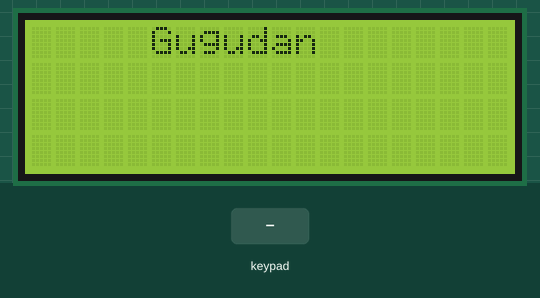
Recording of a sketch running on a simulated Arduino Mega 2560, built with avr-gcc and run on an emulated ATmega2560. Parts: 20×4 character LCD. The inputs (shaded band) are chosen by the test bench. What the sketch prints to the serial monitor is not drawn.

Above: at 1.3 s.
1.4 s: key '0' pressed
At 2.2 s:
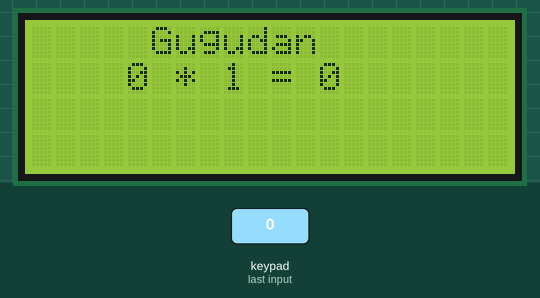
At 5.3 s:
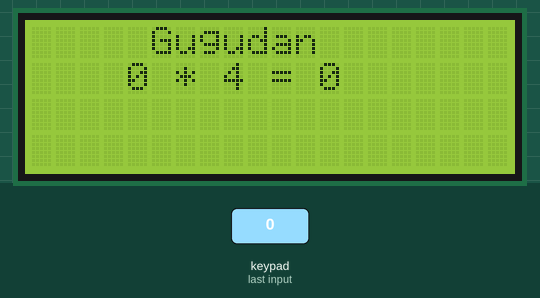
Timing chart, 0 to 6.8 s (numbered marks = the images above; inputs shaded):
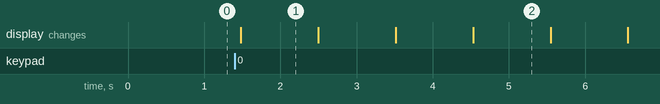

The sketch:

LED_Test12.ino
```cpp
// 아두이노 LCD 숫자 출력하기
//YWROBOT
//Compatible with the Arduino IDE 1.0
//Library version:1.1
#include <Wire.h>
#include <LiquidCrystal_I2C.h>
#include <Keypad.h>
const byte ROWS = 4;
const byte COLS = 4;
char hexaKeys[ROWS][COLS] = {
  {'0','1','2','3'},
  {'4','5','6','7'},
  {'8','9','a','b'},
  {'c','d','e','f'}
};

byte rowPins[ROWS] = {30, 32, 34, 36};
byte colPins[COLS] = {28, 26, 24, 22};
char customKey;
Keypad customKeypad = Keypad(makeKeymap(hexaKeys),
rowPins, colPins, ROWS, COLS);

LiquidCrystal_I2C lcd(0x27,20,4);  // set the LCD address to 0x27 for a 16 chars and 2 line display

void setup()
{
  Serial.begin(9600);
  lcd.init();                      // initialize the lcd
  lcd.init();
  // Print a message to the LCD.
  lcd.backlight();


  //lcd.setCursor(3,0);
  //lcd.print("Hello, world!");
  //lcd.setCursor(2,1);
  //lcd.print("Ywrobot Arduino!");
   //lcd.setCursor(0,2);
  //lcd.print("Arduino LCM IIC 2004");
   //lcd.setCursor(2,3);
  //lcd.print("Power By Ec-yuan!");
  lcd.setCursor(5,0);
  lcd.print("Gugudan");
}


void loop()
{
  customKey = customKeypad.getKey();
  if(customKey)
  {
    lcd.init();
    Serial.println(customKey);
    for(int j=1; j<10; j++)
    {
      lcd.setCursor(5,0);
      lcd.print("Gugudan");

      lcd.setCursor(4,1);
      lcd.print(customKey);
      lcd.print(" * ");
      lcd.print(j);
      lcd.print(" = ");

      lcd.print((customKey-48)*j);
      delay(1000);
    }
  }


}
```

Measured:
- after the input at 1.4 s, the display: changes after 0.08 s (image 1)
- what the display in image 2 shows lasts 1.0 s, from 4.5 s to 5.5 s
